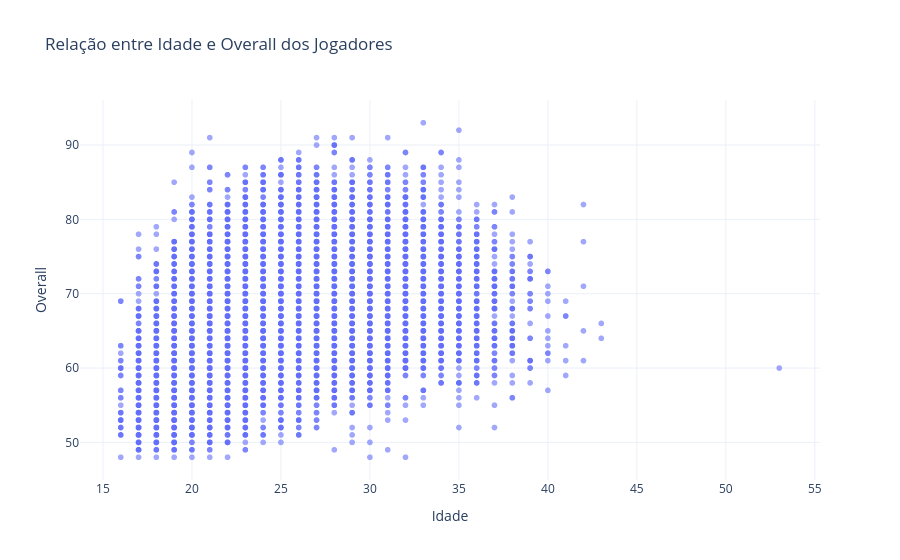

The cell this chart's notebook holds for it:
### Markdown cell above
## Distribuição de Overall dos Jogadores
Este gráfico mostra como os jogadores estão distribuídos em termos de qualidade geral (OVA).
Ele ajuda o jogador a entender se a maioria dos atletas do jogo é mediana, boa ou elite.

### Code cell
df["age"] = pd.to_numeric(df["age"], errors="coerce")
df["best_overall_rating"] = pd.to_numeric(df["best_overall_rating"], errors="coerce")

fig = px.scatter(
    df,
    x="age",
    y="best_overall_rating",
    hover_name="name",
    hover_data={
        "age": True,
        "best_overall_rating": True,
        "positions": True,
        "team": True
    },
    opacity=0.6,
    title="Relação entre Idade e Overall dos Jogadores"
)

fig.update_traces(marker=dict(size=6))

fig.update_layout(
    xaxis_title="Idade",
    yaxis_title="Overall",
    template="plotly_white"
)

fig.show()

### Figure 1 — Plotly figure (JSON) as saved in the notebook; plotly's stock layout.template omitted (floating-point values rounded to 4 significant figures; data arrays with more than 128 entries replaced by an {"elided": "..."} marker saying what was removed)
{"data": [{"customdata": {"elided": "18978x2 str values"}, "hovertemplate": "<b>%{hovertext}</b><br><br>age=%{x}<br>best_overall_rating=%{y}<br>positions=%{customdata[0]}<br>team=%{customdata[1]}<extra></extra>", "hovertext": {"elided": "18978 str values"}, "legendgroup": "", "marker": {"color": "#636efa", "opacity": 0.6, "size": 6, "symbol": "circle"}, "mode": "markers", "name": "", "showlegend": false, "type": "scattergl", "x": {"elided": "18978 int values"}, "xaxis": "x", "y": {"elided": "18978 int values"}, "yaxis": "y"}], "layout": {"legend": {"tracegroupgap": 0}, "title": {"text": "Relação entre Idade e Overall dos Jogadores"}, "xaxis": {"anchor": "y", "domain": [0, 1], "title": {"text": "Idade"}}, "yaxis": {"anchor": "x", "domain": [0, 1], "title": {"text": "Overall"}}}}
